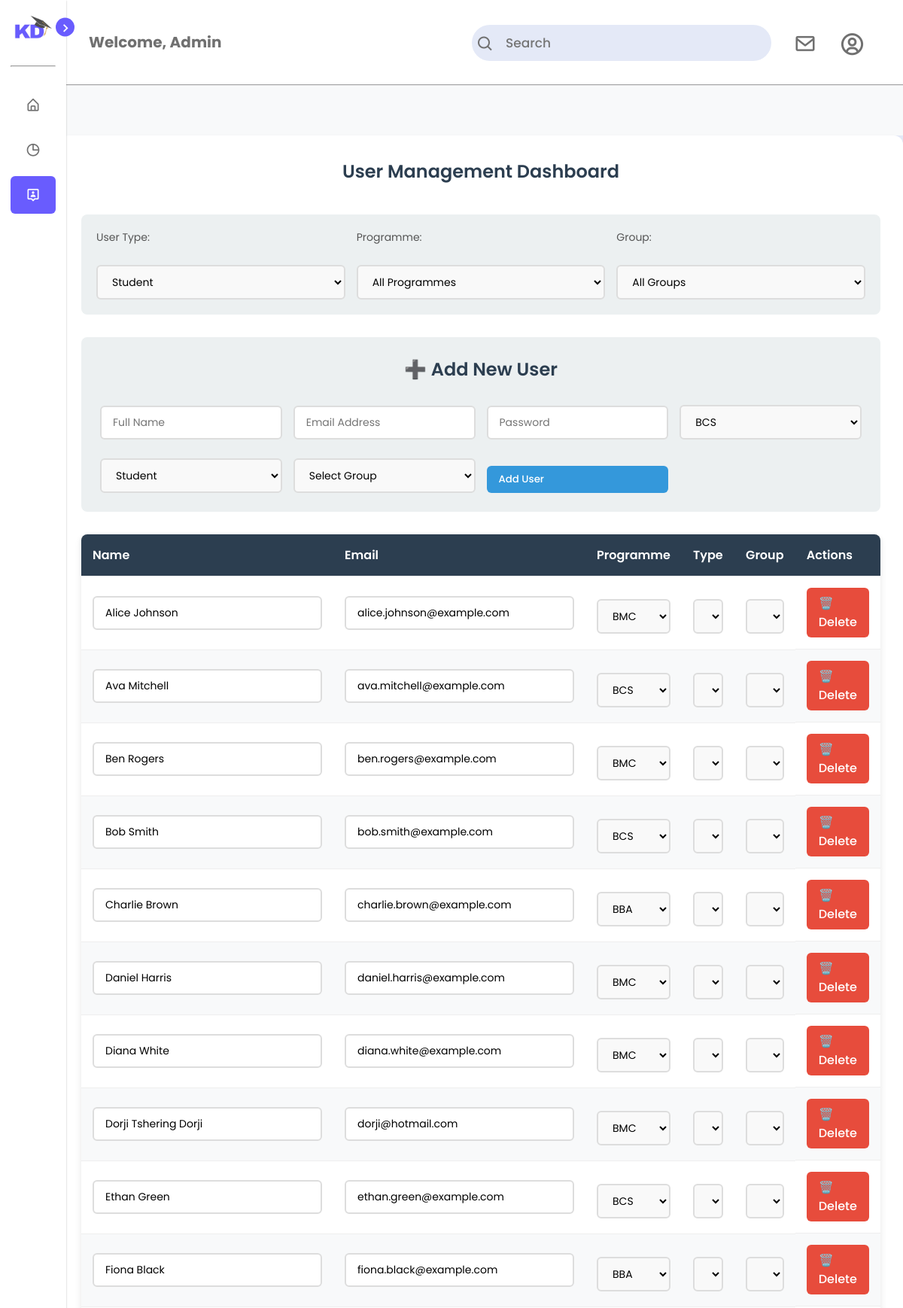
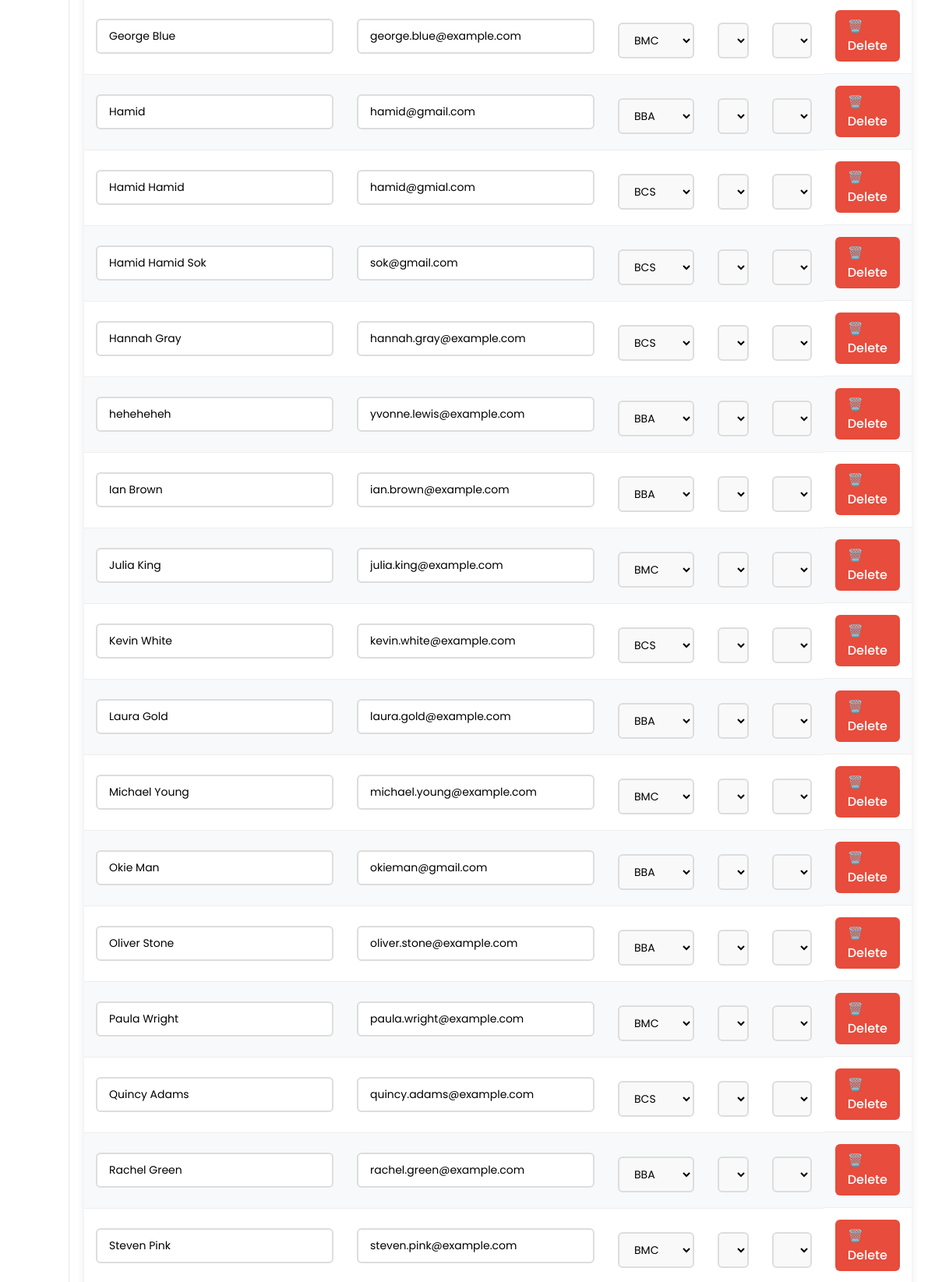
Page /admin_manage_user.php?type=Student (signed in, upper part) on the committed database (2 pictures, top to bottom).
### tables this page shows
CREATE TABLE `users` (
  `id` int(11) NOT NULL,
  `name` varchar(255) NOT NULL,
  `email` varchar(255) NOT NULL,
  `password` varchar(255) NOT NULL,
  `programme` varchar(255) DEFAULT NULL,
  `dob` date DEFAULT NULL,
  `user_group` varchar(50) DEFAULT NULL,
  `user_type` enum('Teacher','Student') NOT NULL
);

### admin_manage_user.php (the view, shortened to what this page needs)
<?php
$conn = new mysqli('localhost', 'root', '', 'kd_academy');
$filter_type = $_GET['type'] ?? '';
$query = "SELECT * FROM users WHERE 1=1";
if($filter_type) $query .= " AND user_type='$filter_type'";
$query .= " ORDER BY user_type, name";
$result = $conn->query($query);
?>
<!DOCTYPE html>
<html lang="en">
<head>
    <link href='https://unpkg.com/boxicons@2.1.4/css/boxicons.min.css' rel='stylesheet'>
    <link rel="stylesheet" href="styles.css">
</head>
<body>
    <nav class="sidebar">
        <header>
            <div class="image-text">
                <span class="image">
                    <img src="img/logo.png" alt="logo">
                </span>
            </div>
            <i class='bx bx-chevron-right toggle'></i>
        </header>
        <div class="menu-bar">
            <div class="menu">
                <hr style="position: relative; bottom: 15px;">
                <ul class="menu-links">
                    <li class="nav-link">
                        <a href="admin_dashboard.php">
                            <i class='bx bx-home-alt icon' ></i>
                        </a>
                    </li>
                    <li class="nav-link">
                        <a href="admin_manage_courses.php">
                            <i class='bx bx-pie-chart-alt icon' ></i>
                        </a>
                    </li>
                    <li class="nav-link active">
                        <a href="admin_manage_user.php">
                            <i class='bx bx-user-pin icon' ></i>
                        </a>
                    </li>
                </ul>
            </div>
        </div>
    </nav>
    <section class="right-section home">
        <div class="upper-text">Welcome, Admin</div>
        <div class="search-account">
            <div class="search">
                <div>
                    <span style="font-size: 24px; color: #707070; position: relative; top: 3px; left: 5px;">
                        <i class='bx bx-search search-icon'></i>
                    </span>
                </div>
                <div>
                    <input type="search" class="search-text" placeholder="Search">
                </div>
            </div>
            <div class="message-box">
                <span style="font-size: 30px; color: #707070; cursor: pointer;">
                    <i class='bx bx-envelope search-icon'></i>
                </span>
            </div>
            <div>
                <span style="font-size: 35px; color: #707070; cursor: pointer;">
                    <i class='bx bx-user-circle search-icon'></i>
                </span>
            </div>
        </div>
    </section>
    <section class="main-section">
        <div class="container">
            <h1>User Management Dashboard</h1>
            <form method="GET" class="filters">
                <div class="filter-group">
                    <label>User Type:</label>
                    <select name="type" onchange="this.form.submit()">
                        <option value="Student" <?= $filter_type === 'Student' ? 'selected' : '' ?>>Student</option>
                    </select>
                </div>
                <div class="filter-group">
                    <label>Programme:</label>
                    <select name="programme" onchange="this.form.submit()">
                        <option value="">All Programmes</option>
                    </select>
                </div>
                <div class="filter-group">
                    <label>Group:</label>
                    <select name="group" onchange="this.form.submit()">
                        <option value="">All Groups</option>
                    </select>
                </div>
            </form>
            <div class="add-user-form">
                <h2>➕ Add New User</h2>
                <form method="POST">
                    <div class="form-row">
                        <div class="form-group">
                            <input type="text" name="name" placeholder="Full Name" required>
                        </div>
                        <div class="form-group">
                            <input type="email" name="email" placeholder="Email Address" required>
                        </div>
                        <div class="form-group">
                            <input type="password" name="password" placeholder="Password" required>
                        </div>
                        <div class="form-group">
                            <select name="programme" required>
                                <option value="BCS">BCS</option>
                            </select>
                        </div>
                        <div class="form-group">
                            <select name="user_type" required>
                                <option value="Student">Student</option>
                            </select>
                        </div>
                        <div class="form-group">
                            <select name="user_group">
                                <option value="">Select Group</option>
                            </select>
                        </div>
                        <div class="form-group">
                            <button type="submit" name="add_user" class="btn btn-primary">Add User</button>
                        </div>
                    </div>
                </form>
            </div>
            <form method="POST">
                <table>
                    <thead>
                        <tr>
                            <th>Name</th>
                            <th>Email</th>
                            <th>Programme</th>
                            <th>Type</th>
                            <th>Group</th>
                            <th>Actions</th>
                        </tr>
                    </thead>
                    <tbody>
                        <?php while ($user = $result->fetch_assoc()): ?>
                        <tr>
                            <td>
                                <input type="text" name="name[]" value="<?= htmlspecialchars($user['name']) ?>">
                            </td>
                            <td><input type="email" name="email[]" value="<?= htmlspecialchars($user['email']) ?>"></td>
                            <td>
                                <select name="programme[]">
                                    <option value="BCS" <?= $user['programme'] === 'BCS' ? 'selected' : '' ?>>BCS</option>
                                    <option value="BBA" <?= $user['programme'] === 'BBA' ? 'selected' : '' ?>>BBA</option>
                                    <option value="BMC" <?= $user['programme'] === 'BMC' ? 'selected' : '' ?>>BMC</option>
                                </select>
                            </td>
                            <td>
                                <select name="user_type[]">
                                    <option value="Student" <?= $user['user_type'] === 'Student' ? 'selected' : '' ?>>Student</option>
                                </select>
                            </td>
                            <td>
                                <select name="user_group[]">
                                    <option value="A" <?= $user['user_group'] === 'A' ? 'selected' : '' ?>>A</option>
                                    <option value="B" <?= $user['user_group'] === 'B' ? 'selected' : '' ?>>B</option>
                                </select>
                            </td>
                            <td class="action-btns">
                                <a href="?delete=<?= $user['id'] ?>" class="btn btn-danger"
                                onclick="return confirm('Are you sure you want to delete this user?')">🗑️ Delete</a>
                            </td>
                        </tr>
                        <?php endwhile; ?>
                    </tbody>
                </table>
            </form>
        </div>
    </section>
</body>
</html>

### styles.css (style rules this page uses)
* { margin: 0; padding: 0; box-sizing: border-box; font-family: 'Poppins', sans-serif; }
body { min-height: 100vh; background-color: #E4E9F7; transition: all 0.3s ease; }
.sidebar { position: fixed; top: 0; left: 0; height: 100%; width: 250px; padding: 10px 14px; background: #FFF; transition: all 0.3s ease; z-index: 100; box-shadow: 0 1px 1px 0 rgba(0, 0, 0, 0.2), 0 1px 2px 0 rgba(0, 0, 0, 0.19); }
.sidebar.close { width: 88px; }
.sidebar li { height: 50px; list-style: none; display: flex; align-items: center; margin-top: 10px; }
.sidebar header .image, .sidebar .icon { min-width: 60px; border-radius: 6px; cursor: pointer; }
.sidebar .icon { min-width: 60px; border-radius: 6px; height: 100%; display: flex; align-items: center; justify-content: center; font-size: 20px; }
.sidebar .text, .sidebar .icon { color: #707070; transition: all 0.2s ease; }
.upper-text { color: #707070; font-size: 20px; font-weight: bold; }
.sidebar header { position: relative; }
.sidebar header .image-text { display: flex; align-items: center; }
.sidebar header .image { display: flex; align-items: center; justify-content: center; }
.sidebar header .image img { width: 50px; }
.sidebar header .toggle { position: absolute; top: 50%; right: -25px; transform: translateY(-50%) rotate(180deg); height: 25px; width: 25px; background-color: #695CFE; color: #FFF; border-radius: 50%; display: flex; align-items: center; justify-content: center; font-size: 22px; cursor: pointer; transition: all 0.3s ease; }
.sidebar.close .toggle { transform: translateY(-50%) rotate(0deg); }
.sidebar .menu { margin-top: 40px; }
.sidebar li a { list-style: none; height: 100%; background-color: transparent; display: flex; align-items: center; height: 100%; width: 100%; border-radius: 6px; text-decoration: none; transition: all 0.2s ease; }
.sidebar .menu-bar { height: calc(100% - 55px); display: flex; flex-direction: column; justify-content: space-between; overflow-y: scroll; }
.sidebar .menu-links .nav-link.active a { background-color: #695CFE; color: #FFF; }
.sidebar .menu-links .nav-link.active a .icon, .sidebar .menu-links .nav-link.active a .text { color: #FFF; }
.home { position: absolute; top: 0; left: 250px; width: calc(100% - 250px); background-color: #E4E9F7; transition: all 0.3s ease; }
.sidebar.close ~ .home { left: 78px; width: calc(100% - 78px); }
.right-section { display: flex; padding-left: 40px; justify-content: space-between; height: 14vh; align-items: center; background-color: #fff; box-shadow: 0 1px 1px 0 rgba(0, 0, 0, 0.2), 0 1px 1px 0 rgba(0, 0, 0, 0.19); }
.search-account { display: flex; padding-top: 10px; padding-right: 50px; align-items: center; gap: 30px; }
.search-text { color: #707070; font-size: 17px; font-weight: 500; white-space: nowrap; opacity: 1; background: transparent; border: none; }
.search { display: flex; align-items: center; padding: 1px; border-radius: 28px; background: #E4E9F7; gap: 5px; position: relative; bottom: 4px; }
.main-section { position: relative; top: 20vh; left: 290px; width: calc(100% - 250px); background-color: #E4E9F7; transition: all 0.3s ease; }
.sidebar.close ~ .main-section { left: 78px; width: calc(100% - 78px); }
h2 { text-align: center; color: #2c3e50; font-size: 24px; margin-bottom: 20px; font-weight: 600; }
label { font-size: 14px; color: #555; display: block; margin-bottom: 8px; }
select, input[type="button"] { width: 100%; padding: 12px; margin-top: 10px; font-size: 14px; border-radius: 8px; border: 1px solid #ddd; outline: none; transition: border-color 0.3s ease, box-shadow 0.3s ease; }
h1 { text-align: center; color: #2c3e50; font-size: 24px; margin-bottom: 20px; font-weight: 600; }
.container { max-width: 800px; width: 100%; margin: 20px; padding: 30px; background: #fff; box-shadow: 0 4px 15px rgba(0, 0, 0, 0.1); border-radius: 12px; animation: fadeIn 0.5s ease-in-out; }
select { width: 100%; padding: 12px; font-size: 16px; border: 1px solid #ccc; border-radius: 8px; outline: none; background: #f9f9f9; transition: border-color 0.3s ease; }
table { width: 100%; border-collapse: collapse; margin-top: 20px; background: #fff; border-radius: 8px; overflow: hidden; box-shadow: 0 4px 10px rgba(0, 0, 0, 0.1); }
th, td { padding: 12px; text-align: left; }
th { background: linear-gradient(135deg, #007BFF, #0056b3); color: white; font-weight: 600; }
tr:nth-child(even) { background: #f9f9f9; }

### rows in the picture
users: name "Alice Johnson", email "alice.johnson@example.com", programme "BMC", user_type "Student", user_group "B"
users: name "Ava Mitchell", email "ava.mitchell@example.com", programme "BCS", user_type "Student", user_group "A"
users: name "Ben Rogers", email "ben.rogers@example.com", programme "BMC", user_type "Student", user_group "A"
users: name "Bob Smith", email "bob.smith@example.com", programme "BCS", user_type "Student", user_group "B"
users: name "Charlie Brown", email "charlie.brown@example.com", programme "BBA", user_type "Student", user_group "B"
users: name "Daniel Harris", email "daniel.harris@example.com", programme "BMC", user_type "Student", user_group "A"
users: name "Diana White", email "diana.white@example.com", programme "BMC", user_type "Student", user_group "B"
users: name "Dorji Tshering Dorji", email "dorji@hotmail.com", programme "BMC", user_type "Student", user_group "B"
users: name "Ethan Green", email "ethan.green@example.com", programme "BCS", user_type "Student", user_group "B"
users: name "Fiona Black", email "fiona.black@example.com", programme "BBA", user_type "Student", user_group "A"
users: name "George Blue", email "george.blue@example.com", programme "BMC", user_type "Student", user_group "B"
users: name "Hamid", email "hamid@gmail.com", programme "BBA", user_type "Student", user_group "B"
users: name "Hamid Hamid", email "hamid@gmial.com", programme "BCS", user_type "Student", user_group "A"
users: name "Hamid Hamid Sok", email "sok@gmail.com", programme "BCS", user_type "Student", user_group "B"
users: name "Hannah Gray", email "hannah.gray@example.com", programme "BCS", user_type "Student", user_group "A"
users: name "heheheheh", email "yvonne.lewis@example.com", programme "BBA", user_type "Student", user_group "B"
users: name "Ian Brown", email "ian.brown@example.com", programme "BBA", user_type "Student", user_group "A"
users: name "Julia King", email "julia.king@example.com", programme "BMC", user_type "Student", user_group "A"
users: name "Kevin White", email "kevin.white@example.com", programme "BCS", user_type "Student", user_group "B"
users: name "Laura Gold", email "laura.gold@example.com", programme "BBA", user_type "Student", user_group "A"
users: name "Michael Young", email "michael.young@example.com", programme "BMC", user_type "Student", user_group "B"
users: name "Okie Man", email "okieman@gmail.com", programme "BBA", user_type "Student", user_group "A"
users: name "Oliver Stone", email "oliver.stone@example.com", programme "BBA", user_type "Student", user_group "B"
users: name "Paula Wright", email "paula.wright@example.com", programme "BMC", user_type "Student", user_group "A"
users: name "Quincy Adams", email "quincy.adams@example.com", programme "BCS", user_type "Student", user_group "B"
users: name "Rachel Green", email "rachel.green@example.com", programme "BBA", user_type "Student", user_group "A"
users: name "Steven Pink", email "steven.pink@example.com", programme "BMC", user_type "Student", user_group "B"
